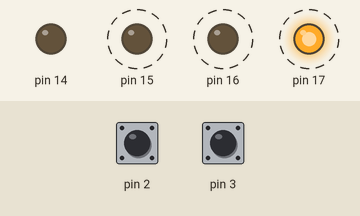
A sketch run on a simulated Arduino Uno, built with avr-gcc and run on an emulated ATmega328P. Parts: output pins drawn as LEDs (lit = HIGH). Dashed ring = blinking. The inputs (shaded band) are chosen by the test bench; at power-on: pin 2 LOW, pin 3 LOW.

Above: at 1.2 s.
1.3 s: pin 2 driven HIGH
At 1.9 s:
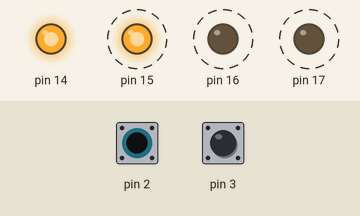
4.3 s: pin 3 driven HIGH
At 4.55 s:
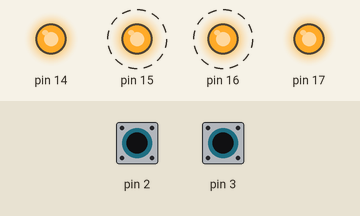
7.3 s: pin 2 pulsed LOW 2 times (0.12 s each, 0.3 s apart)
At 9.75 s:
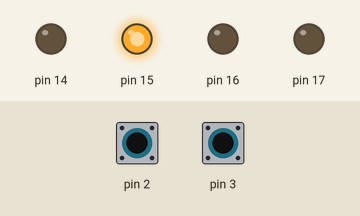
10.8 s: pin 3 pulsed LOW 2 times (0.12 s each, 0.3 s apart)
At 11.17 s:
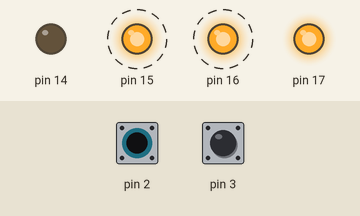
Timing chart, 0 to 15.4 s (numbered marks = the images above; inputs shaded):
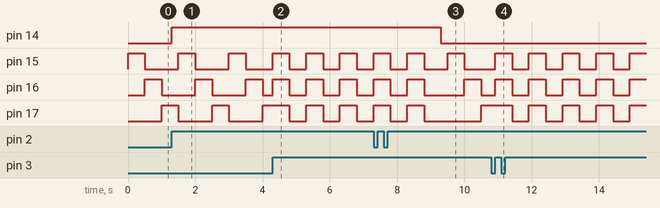

Measured:
- after the input at 1.3 s, pin 14: LOW → HIGH at once
- after the input at 4.3 s, pin 15, pin 16: alternates HIGH for 0.50 s and LOW for 0.50 s, starting at once; pin 17: alternates HIGH for 0.50 s and LOW for 0.50 s, starting after 0.50 s
- after the input at 7.3 s, pin 14: HIGH → LOW after 2.0 s
- after the input at 10.8 s, pin 15, pin 16: alternates HIGH for 0.50 s and LOW for 0.50 s, starting after 0.12 s; pin 17: alternates HIGH for 0.50 s and LOW for 0.50 s, starting after 0.62 s
- by itself, pin 15–17: alternates HIGH for 0.50 s and LOW for 1.0 s

The sketch:

interrupt.ino
```cpp
#include <avr/io.h>
#include <avr/interrupt.h>

ISR(INT0_vect){
  PORTC ^= (1<<PC0);
}

ISR(INT1_vect){
  for(int i= 0;i<5;i++){
    PORTC |= (1<<PC1) | (1<<PC2) | (1<<PC3);
    _delay_ms(500);
    PORTC &=~( (1<<PC1) | (1<<PC2) | (1<<PC3));
    _delay_ms(500);
  }

}

void setup(){
  SREG =0;
  EIMSK = (1<<0)| (1<<1);
  DDRD &= ~(1 << PD2);
  DDRC |= ((1<<PC0) |(1<<PC1) | (1<<PC2) | (1<<PC3));
  PORTC =0;
  EICRA = (1<<0)| (1<<1) | (1<<2)| (1<<3);
  SREG |= (1<<7);
}

void loop(){
  PORTC |= (1<<PC1);
  PORTC &= ~((1<<PC2) | (1<<PC3));
  _delay_ms(500);

  PORTC |= (1<<PC2);
  PORTC &= ~((1<<PC1) | (1<<PC3));
  _delay_ms(500);

  PORTC |= (1<<PC3);
  PORTC &= ~((1<<PC1) | (1<<PC2));
   _delay_ms(500);
}
```
